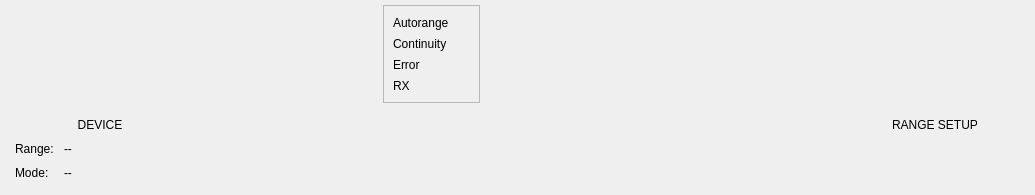
         <widget class="QWidget" name="stack_multimeterPage">
          <layout class="QVBoxLayout" name="verticalLayout_6">
           <property name="spacing">
            <number>5</number>
           </property>
           <property name="leftMargin">
            <number>5</number>
           </property>
           <property name="topMargin">
            <number>5</number>
           </property>
           <property name="rightMargin">
            <number>5</number>
           </property>
           <property name="bottomMargin">
            <number>5</number>
           </property>
           <item>
            <widget class="QWidget" name="widget" native="true">
             <property name="maximumSize">
              <size>
               <width>16777215</width>
               <height>180</height>
              </size>
             </property>
             <layout class="QHBoxLayout" name="horizontalLayout_6">
              <property name="spacing">
               <number>0</number>
              </property>
              <property name="leftMargin">
               <number>0</number>
              </property>
              <property name="topMargin">
               <number>0</number>
              </property>
              <property name="rightMargin">
               <number>0</number>
              </property>
              <property name="bottomMargin">
               <number>0</number>
              </property>
              <item>
               <widget class="gui::UGSelector" name="mmModeSelector" native="true">
                <property name="minimumSize">
                 <size>
                  <width>150</width>
                  <height>0</height>
                 </size>
                </property>
               </widget>
              </item>
              <item>
               <spacer name="horizontalSpacer_2">
                <property name="orientation">
                 <enum>Qt::Horizontal</enum>
                </property>
                <property name="sizeHint" stdset="0">
                 <size>
                  <width>228</width>
                  <height>20</height>
                 </size>
                </property>
               </spacer>
              </item>
              <item>
               <widget class="gui::UGFrame" name="frame">
                <property name="frameShape">
                 <enum>QFrame::StyledPanel</enum>
                </property>
                <property name="frameShadow">
                 <enum>QFrame::Raised</enum>
                </property>
                <layout class="QFormLayout" name="formLayout_4">
                 <item row="0" column="0">
                  <widget class="QLabel" name="label_17">
                   <property name="text">
                    <string>Autorange</string>
                   </property>
                  </widget>
                 </item>
                 <item row="0" column="1">
                  <widget class="gui::UGLed" name="mmautorangeLed" native="true">
                   <property name="minimumSize">
                    <size>
                     <width>15</width>
                     <height>15</height>
                    </size>
                   </property>
                   <property name="palette">
                    <palette>
                     <active>
                      <colorrole role="Accent">
                       <brush brushstyle="SolidPattern">
                        <color alpha="255">
                         <red>0</red>
                         <green>249</green>
                         <blue>0</blue>
                        </color>
                       </brush>
                      </colorrole>
                     </active>
                     <inactive>
                      <colorrole role="Accent">
                       <brush brushstyle="SolidPattern">
                        <color alpha="255">
                         <red>0</red>
                         <green>249</green>
                         <blue>0</blue>
                        </color>
                       </brush>
                      </colorrole>
                     </inactive>
                     <disabled>
                      <colorrole role="Accent">
                       <brush brushstyle="SolidPattern">
                        <color alpha="255">
                         <red>0</red>
                         <green>249</green>
                         <blue>0</blue>
                        </color>
                       </brush>
                      </colorrole>
                     </disabled>
                    </palette>
                   </property>
                  </widget>
                 </item>
                 <item row="1" column="0">
                  <widget class="QLabel" name="label_18">
                   <property name="text">
                    <string>Continuity</string>
                   </property>
                  </widget>
                 </item>
                 <item row="2" column="0">
                  <widget class="QLabel" name="label_19">
                   <property name="text">
                    <string>Error</string>
                   </property>
                  </widget>
                 </item>
                 <item row="1" column="1">
                  <widget class="gui::UGLed" name="mmcontinuityLed" native="true">
                   <property name="minimumSize">
                    <size>
                     <width>15</width>
                     <height>15</height>
                    </size>
                   </property>
                   <property name="palette">
                    <palette>
                     <active>
                      <colorrole role="Accent">
                       <brush brushstyle="SolidPattern">
                        <color alpha="255">
                         <red>0</red>
                         <green>249</green>
                         <blue>0</blue>
                        </color>
                       </brush>
                      </colorrole>
                     </active>
                     <inactive>
                      <colorrole role="Accent">
                       <brush brushstyle="SolidPattern">
                        <color alpha="255">
                         <red>0</red>
                         <green>249</green>
                         <blue>0</blue>
                        </color>
                       </brush>
                      </colorrole>
                     </inactive>
                     <disabled>
                      <colorrole role="Accent">
                       <brush brushstyle="SolidPattern">
                        <color alpha="255">
                         <red>0</red>
                         <green>249</green>
                         <blue>0</blue>
                        </color>
                       </brush>
                      </colorrole>
                     </disabled>
                    </palette>
                   </property>
                  </widget>
                 </item>
                 <item row="2" column="1">
                  <widget class="gui::UGLed" name="mmerrorLed" native="true">
                   <property name="minimumSize">
                    <size>
                     <width>15</width>
                     <height>15</height>
                    </size>
                   </property>
                   <property name="palette">
                    <palette>
                     <active>
                      <colorrole role="Accent">
                       <brush brushstyle="SolidPattern">
                        <color alpha="255">
                         <red>184</red>
                         <green>10</green>
                         <blue>25</blue>
                        </color>
                       </brush>
                      </colorrole>
                     </active>
                     <inactive>
                      <colorrole role="Accent">
                       <brush brushstyle="SolidPattern">
                        <color alpha="255">
                         <red>184</red>
                         <green>10</green>
                         <blue>25</blue>
                        </color>
                       </brush>
                      </colorrole>
                     </inactive>
                     <disabled>
                      <colorrole role="Accent">
                       <brush brushstyle="SolidPattern">
                        <color alpha="255">
                         <red>184</red>
                         <green>10</green>
                         <blue>25</blue>
                        </color>
                       </brush>
                      </colorrole>
                     </disabled>
                    </palette>
                   </property>
                  </widget>
                 </item>
                 <item row="3" column="0">
                  <widget class="QLabel" name="label_20">
                   <property name="text">
                    <string>RX</string>
                   </property>
                  </widget>
                 </item>
                 <item row="3" column="1">
                  <widget class="gui::UGLed" name="mmrxled" native="true">
                   <property name="minimumSize">
                    <size>
                     <width>15</width>
                     <height>15</height>
                    </size>
                   </property>
                   <property name="palette">
                    <palette>
                     <active>
                      <colorrole role="Accent">
                       <brush brushstyle="SolidPattern">
                        <color alpha="255">
                         <red>0</red>
                         <green>249</green>
                         <blue>0</blue>
                        </color>
                       </brush>
                      </colorrole>
                     </active>
                     <inactive>
                      <colorrole role="Accent">
                       <brush brushstyle="SolidPattern">
                        <color alpha="255">
                         <red>0</red>
                         <green>249</green>
                         <blue>0</blue>
                        </color>
                       </brush>
                      </colorrole>
                     </inactive>
                     <disabled>
                      <colorrole role="Accent">
                       <brush brushstyle="SolidPattern">
                        <color alpha="255">
                         <red>0</red>
                         <green>249</green>
                         <blue>0</blue>
                        </color>
                       </brush>
                      </colorrole>
                     </disabled>
                    </palette>
                   </property>
                  </widget>
                 </item>
                </layout>
               </widget>
              </item>
              <item>
               <widget class="gui::UGSegDisplay" name="mmvalue" native="true">
                <property name="minimumSize">
                 <size>
                  <width>550</width>
                  <height>0</height>
                 </size>
                </property>
               </widget>
              </item>
             </layout>
            </widget>
           </item>
           <item>
            <widget class="gui::UGFrame" name="frame_8">
             <layout class="QHBoxLayout" name="horizontalLayout_7">
              <property name="spacing">
               <number>10</number>
              </property>
              <property name="leftMargin">
               <number>5</number>
              </property>
              <property name="topMargin">
               <number>5</number>
              </property>
              <property name="rightMargin">
               <number>5</number>
              </property>
              <property name="bottomMargin">
               <number>5</number>
              </property>
              <item>
               <widget class="gui::UGFrame" name="frame_10">
                <property name="minimumSize">
                 <size>
                  <width>180</width>
                  <height>0</height>
                 </size>
                </property>
                <layout class="QVBoxLayout" name="verticalLayout_5">
                 <property name="spacing">
                  <number>10</number>
                 </property>
                 <property name="leftMargin">
                  <number>5</number>
                 </property>
                 <property name="topMargin">
                  <number>5</number>
                 </property>
                 <property name="rightMargin">
                  <number>5</number>
                 </property>
                 <property name="bottomMargin">
                  <number>5</number>
                 </property>
                 <item>
                  <widget class="QLabel" name="label_15">
                   <property name="sizePolicy">
                    <sizepolicy hsizetype="Preferred" vsizetype="Maximum">
                     <horstretch>0</horstretch>
                     <verstretch>0</verstretch>
                    </sizepolicy>
                   </property>
                   <property name="text">
                    <string>DEVICE</string>
                   </property>
                   <property name="alignment">
                    <set>Qt::AlignCenter</set>
                   </property>
                  </widget>
                 </item>
                 <item>
                  <layout class="QFormLayout" name="formLayout">
                   <property name="labelAlignment">
                    <set>Qt::AlignLeading|Qt::AlignLeft|Qt::AlignVCenter</set>
                   </property>
                   <property name="formAlignment">
                    <set>Qt::AlignLeading|Qt::AlignLeft|Qt::AlignTop</set>
                   </property>
                   <property name="horizontalSpacing">
                    <number>10</number>
                   </property>
                   <property name="verticalSpacing">
                    <number>10</number>
                   </property>
                   <item row="0" column="0">
                    <widget class="QLabel" name="label_14">
                     <property name="text">
                      <string>Range:</string>
                     </property>
                    </widget>
                   </item>
                   <item row="0" column="1">
                    <widget class="QLabel" name="mmrangeLabel">
                     <property name="text">
                      <string>--</string>
                     </property>
                    </widget>
                   </item>
                   <item row="1" column="0">
                    <widget class="QLabel" name="label_16">
                     <property name="text">
                      <string>Mode:</string>
                     </property>
                    </widget>
                   </item>
                   <item row="1" column="1">
                    <widget class="QLabel" name="mmmodeLabel">
                     <property name="text">
                      <string>--</string>
                     </property>
                    </widget>
                   </item>
                  </layout>
                 </item>
                </layout>
               </widget>
              </item>
              <item>
               <spacer name="horizontalSpacer_3">
                <property name="orientation">
                 <enum>Qt::Horizontal</enum>
                </property>
                <property name="sizeHint" stdset="0">
                 <size>
                  <width>593</width>
                  <height>20</height>
                 </size>
                </property>
               </spacer>
              </item>
              <item>
               <widget class="gui::UGFrame" name="rangeSetupFrame">
                <property name="minimumSize">
                 <size>
                  <width>180</width>
                  <height>0</height>
                 </size>
                </property>
                <layout class="QVBoxLayout" name="verticalLayout">
                 <property name="spacing">
                  <number>10</number>
                 </property>
                 <property name="leftMargin">
                  <number>5</number>
                 </property>
                 <property name="topMargin">
                  <number>5</number>
                 </property>
                 <property name="rightMargin">
                  <number>5</number>
                 </property>
                 <property name="bottomMargin">
                  <number>5</number>
                 </property>
                 <item>
                  <widget class="QLabel" name="label_13">
                   <property name="sizePolicy">
                    <sizepolicy hsizetype="Preferred" vsizetype="Maximum">
                     <horstretch>0</horstretch>
                     <verstretch>0</verstretch>
                    </sizepolicy>
                   </property>
                   <property name="text">
                    <string>RANGE SETUP</string>
                   </property>
                   <property name="alignment">
                    <set>Qt::AlignCenter</set>
                   </property>
                  </widget>
                 </item>
                 <item>
                  <widget class="gui::UGButtonArray" name="mmrangeSelector" native="true"/>
                 </item>
                </layout>
               </widget>
              </item>
             </layout>
            </widget>
           </item>
          </layout>
         </widget>
